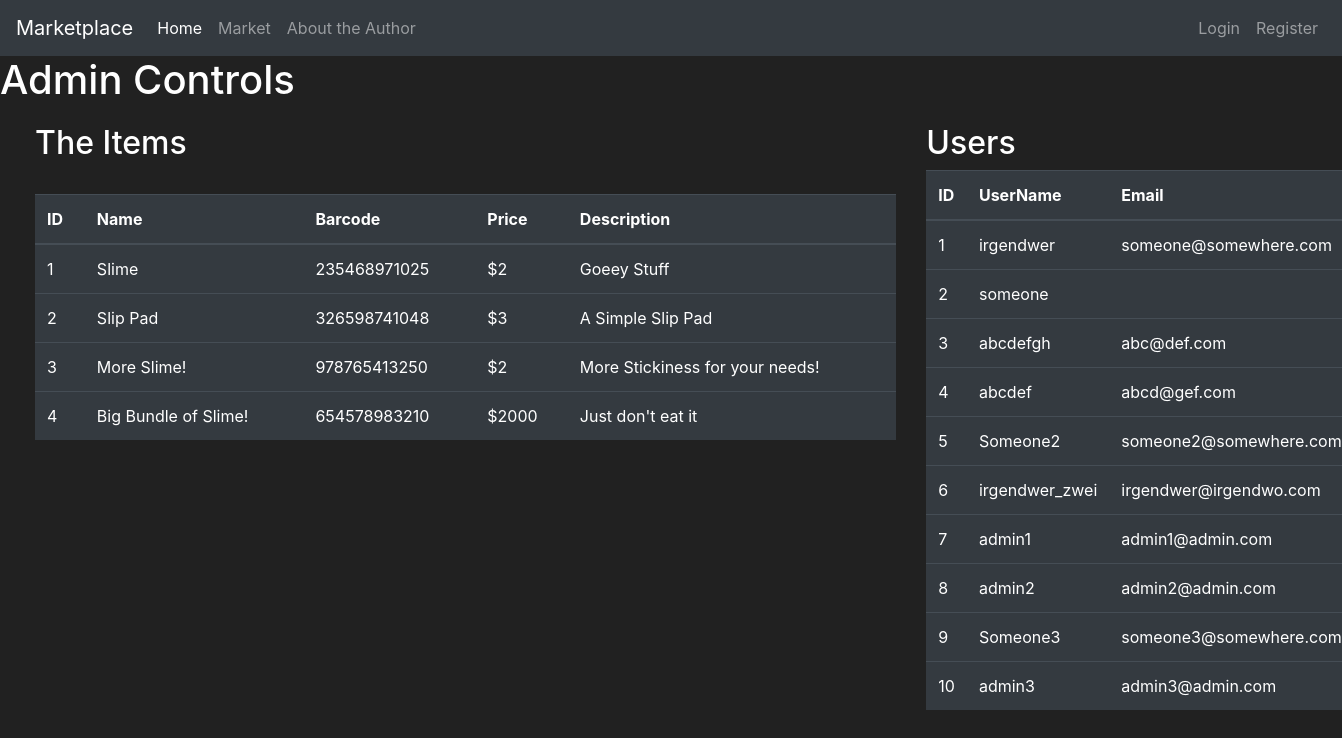
The page /admin0x47e5534e3abd569c03c0e593b904b4266069feb8bbd0e8aeed8b5e30e277Controls on the database as committed earlier.
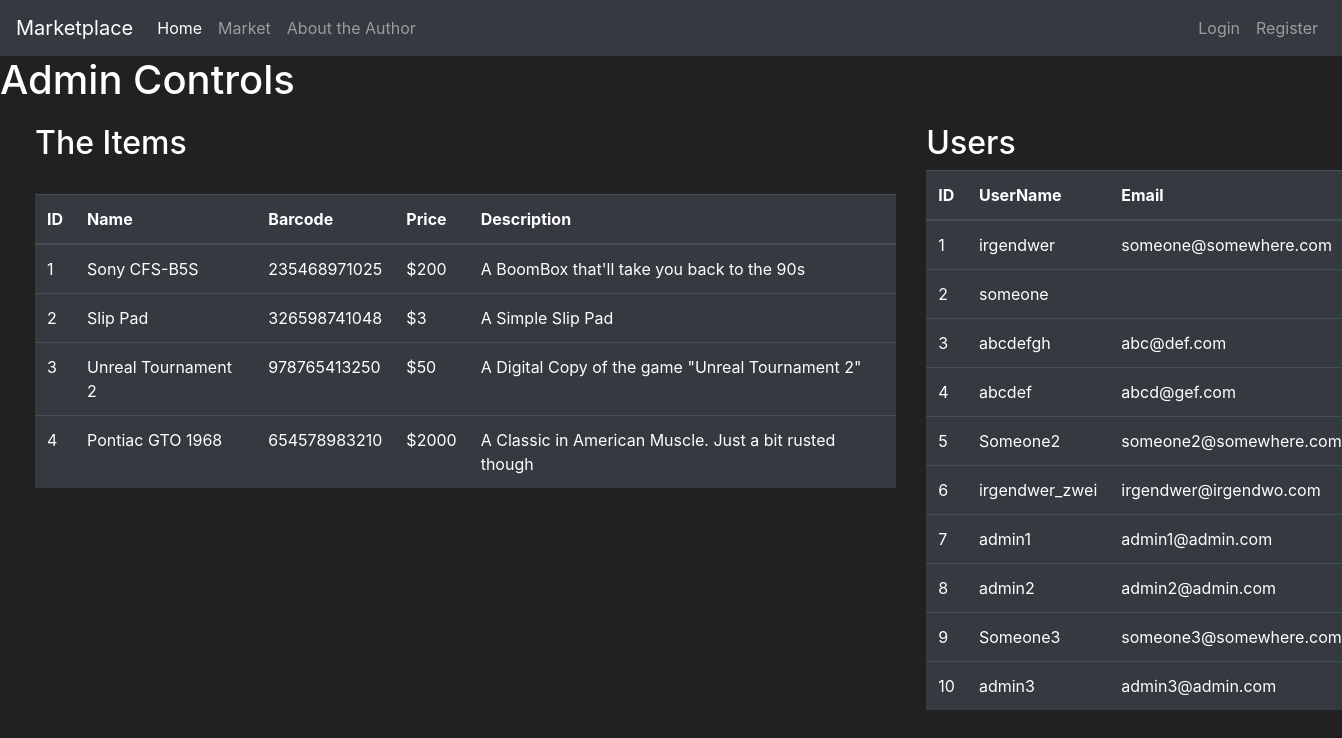
The same page on the database as committed later.
### market/models.py (models this page shows, shortened)
class Item(db.Model):
    id = db.Column(db.Integer(), primary_key=True)
    name = db.Column(db.String(length=30), nullable=False, unique=True)
    price = db.Column(db.Integer(), nullable=False)
    barcode = db.Column(db.String(length=12), nullable=False, unique=True)
    description = db.Column(db.String(length=1024), nullable=False, unique=True)
    owner = db.Column(db.Integer(), db.ForeignKey('user.id'))

class User(db.Model, UserMixin):
    id = db.Column(db.Integer(), primary_key=True)
    username = db.Column(db.String(length=20), nullable=False, unique=True)
    email = db.Column(db.String(length=40), nullable=False, unique=True)
    pw_hash = db.Column(db.String(length=60), nullable=False)
    wallet = db.Column(db.Integer(), nullable=False, default=1000)
    items = db.relationship('Item', backref='owned_by', lazy=True)
    @property
    def password(self): # Returns the password
        return self.password

### market/routes.py (the view)
@app.route('/admin0x47e5534e3abd569c03c0e593b904b4266069feb8bbd0e8aeed8b5e30e277Controls')
def admin_controls():
    items = Item.query.filter_by()
    users = User.query.filter_by()
    return render_template('admin_controls.html', items=items, users=users)

### market/templates/admin_controls.html (shortened to what this page needs)
{% extends 'base.html' %}
{% block content %}
<h1>Admin Controls</h1>
    <div class="row" style="margin-top:20px; margin-left:20px">
        <div class="col-8">
            <h2>The Items</h2>
            <br>
            <table class="table table-hover table-dark">
            <thead>
                <tr>
                 <th scope="col">ID</th>
                 <th scope="col">Name</th>
                 <th scope="col">Barcode</th>
                 <th scope="col">Price</th>
                 <th scope="col">Description</th>
                </tr>
            </thead>
            <tbody>
            {% for item in items %}
            <tr>
                <td>{{ item.id }}</td>
                <td>{{ item.name }}</td>
                <td>{{ item.barcode }}</td>
                <td>${{ item.price }}</td>
                <td>{{ item.description }}</td>
            </tr>
            {% endfor %}
            </tbody>
        </table>
        </div>
        <div class="col-4">
            <h2>Users</h2>
            <table class="table table-hover table-dark">
                <thead>
                    <tr>
                     <th scope="col">ID</th>
                     <th scope="col">UserName</th>
                     <th scope="col">Email</th>
                    </tr>
                </thead>
                <tbody>
                {% for user in users %}
                <tr>
                    <td>{{ user.id }}</td>
                    <td>{{ user.username }}</td>
                    <td>{{ user.email }}</td>
                </tr>
                {% endfor %}
                </tbody>
            </table>
            </div>
        </div>
{% endblock %}

### market/templates/base.html (shortened to what this page needs)
<!doctype html>
<html lang="en">
   <head>
      <link rel="stylesheet" href="https://cdn.jsdelivr.net/npm/bootstrap@4.5.3/dist/css/bootstrap.min.css">
   </head>
   <body>
      <nav class="navbar navbar-expand-md navbar-dark bg-dark">
        <a class="navbar-brand" href="{{ url_for('home_page') }}">Marketplace</a>
        <div class="collapse navbar-collapse" id="navbarNav">
            <ul class="navbar-nav mr-auto">
            <li class="nav-item active">
                <a class="nav-link" href="{{ url_for('home_page') }}">Home <span class="sr-only">(current)</span></a>
            </li>
            <li class="nav-item">
                <a class="nav-link" href="{{ url_for('market_place') }}">Market</a>
            </li>
            <li class="nav-item">
                <a class="nav-link" href="{{ url_for('author') }}">About the Author</a>
            </li>
        </ul>
        {% if current_user.is_authenticated %}
            <ul class="navbar-nav">
                <li class="nav-item">
                    <a class="nav-link" style="color: lawngreen; font-weight: bold">
                        <i class="fas fa-coins" style="color: #FFD700"></i>
                        {{ current_user.nice_looking_wallet }}
                    </a>
                </li>
                <li class="nav-item">
                    <a class="nav-link">{{ current_user.username }}</a>
                </li>
                <li class="nav-item">
                    <a class="nav-link" href="{{ url_for('logout_page') }}">Log Out</a>
                </li>
            </ul>
        {% else %}
            <ul class="navbar-nav">
                <li class="nav-item">
                    <a class="nav-link" href="{{ url_for('login_page') }}">Login</a>
                </li>
                <li class="nav-item">
                    <a class="nav-link" href="{{ url_for('register_page') }}">Register</a>
                </li>
            </ul>
        {% endif %}
        </div>
    </nav>
      {% block content %}
      {% endblock %}
   </body>
</html>

### market/templates/base.html (style rules this page uses)
body { background-color: #212121; color: white }

Rows that differ between the two databases and show on the page:
changed Item id 1: name "Slime" → "Sony CFS-B5S"; price "2" → "200"; description "Goeey Stuff" → "A BoomBox that'll take you back to the 90s"
changed Item id 3: name "More Slime!" → "Unreal Tournament 2"; price "2" → "50"; description "More Stickiness for your needs!" → "A Digital Copy of the game \"Unreal Tournament 2\""
changed Item id 4: name "Big Bundle of Slime!" → "Pontiac GTO 1968"; description "Just don't eat it" → "A Classic in American Muscle. Just a bit rusted though"
